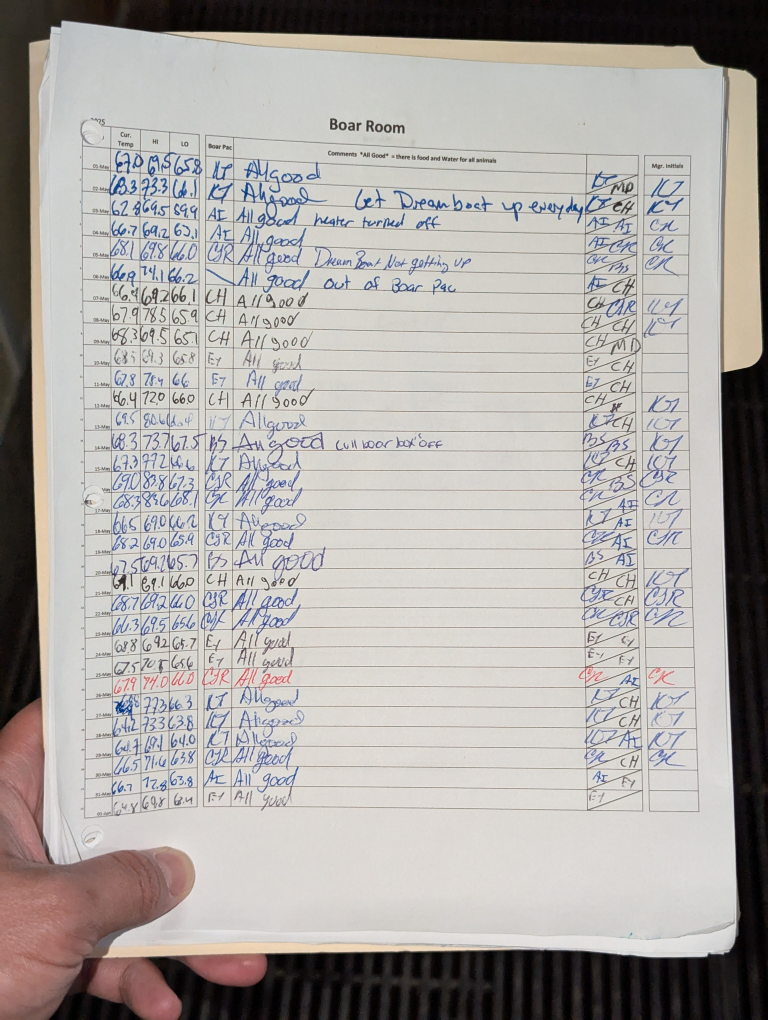
#> input picture dataset_src/Boar - barn - flash.jpg, 3072 x 4080 px (shown at 1/4 size)
$ python -i image_preprocessing.py   (imports and definitions only)
#> lines starting #> are read from the running program, lines starting #| are printed output that depends on the picture; after the words box and inside, x2 and y2 are one past the last pixel; in counts of white or black regions, pixels touching at a corner belong together
from __future__ import annotations

from dataclasses import dataclass

import cv2
import numpy as np


@dataclass(frozen=True)
class CellImagePreprocessConfig:
    """Normalize a cropped table cell into a line-like OCR image."""

    crop_to_ink: bool = True
    ink_threshold: int = 200
    content_padding: int = 8
    border: int = 12
    target_height: int | None = 64
    max_scale: float = 4.0


def to_grayscale_uint8(image: np.ndarray) -> np.ndarray:
    array = np.asarray(image)
    if array.ndim == 2:
        gray = array
    elif array.ndim == 3 and array.shape[2] == 3:
        gray = cv2.cvtColor(array, cv2.COLOR_BGR2GRAY)
    elif array.ndim == 3 and array.shape[2] == 4:
        gray = cv2.cvtColor(array, cv2.COLOR_BGRA2GRAY)
    else:
        raise ValueError("OCR expects a 2D grayscale or 3/4-channel image")

    if gray.dtype != np.uint8:
        gray = np.clip(gray, 0, 255).astype(np.uint8)
    return gray


def ensure_light_background(image: np.ndarray) -> np.ndarray:
    """Return an image with dark foreground ink on a light background."""
    gray = to_grayscale_uint8(image)
    if float(np.mean(gray)) < 127.0:
        return 255 - gray
    return gray


def _content_bbox(
    image: np.ndarray,
    *,
    ink_threshold: int,
    min_pixels: int = 2,
) -> tuple[int, int, int, int] | None:
    ink = image < int(np.clip(ink_threshold, 0, 255))
    if int(np.count_nonzero(ink)) < min_pixels:
        return None

    ys, xs = np.where(ink)
    left = int(xs.min())
    top = int(ys.min())
    right = int(xs.max()) + 1
    bottom = int(ys.max()) + 1
    return left, top, right, bottom


def _crop_with_padding(
    image: np.ndarray,
    bbox: tuple[int, int, int, int],
    padding: int,
) -> np.ndarray:
    height, width = image.shape[:2]
    left, top, right, bottom = bbox
    pad = max(0, int(padding))
    left = max(0, left - pad)
    top = max(0, top - pad)
    right = min(width, right + pad)
    bottom = min(height, bottom + pad)
    return image[top:bottom, left:right]


def _resize_to_target_height(
    image: np.ndarray,
    *,
    target_height: int | None,
    max_scale: float,
) -> np.ndarray:
    if target_height is None or target_height <= 0 or image.shape[0] <= 0:
        return image

    scale = min(float(max_scale), float(target_height) / float(image.shape[0]))
    if abs(scale - 1.0) < 0.05:
        return image

    width = max(1, int(round(image.shape[1] * scale)))
    height = max(1, int(round(image.shape[0] * scale)))
    interpolation = cv2.INTER_CUBIC if scale > 1.0 else cv2.INTER_AREA
    return cv2.resize(image, (width, height), interpolation=interpolation)


def prepare_cell_image_for_ocr(
    image: np.ndarray,
    config: CellImagePreprocessConfig | None = None,
) -> np.ndarray:
    """Prepare a single cropped cell for OCR without page-layout context."""
    config = config or CellImagePreprocessConfig()
    prepared = ensure_light_background(image)

    if config.crop_to_ink:
        bbox = _content_bbox(prepared, ink_threshold=config.ink_threshold)
        if bbox is not None:
            prepared = _crop_with_padding(
                prepared,
                bbox,
                padding=config.content_padding,
            )

    prepared = _resize_to_target_height(
        prepared,
        target_height=config.target_height,
        max_scale=max(1.0, float(config.max_scale)),
    )

    border = max(0, int(config.border))
    if border:
        prepared = cv2.copyMakeBorder(
            prepared,
            border,
            border,
            border,
            border,
            cv2.BORDER_CONSTANT,
            value=255,
        )
    return prepared

>>> import cv2
>>> picture = cv2.imread('../../dataset_src/Boar - barn - flash.jpg')
#> picture is the input picture: shape (4080, 3072, 3); mean B, G, R 165.8, 169, 173.2
>>> result = prepare_cell_image_for_ocr(picture)
#> in to_grayscale_uint8, `gray = cv2.cvtColor(array, cv2.COLOR_BGR2GRAY)`:
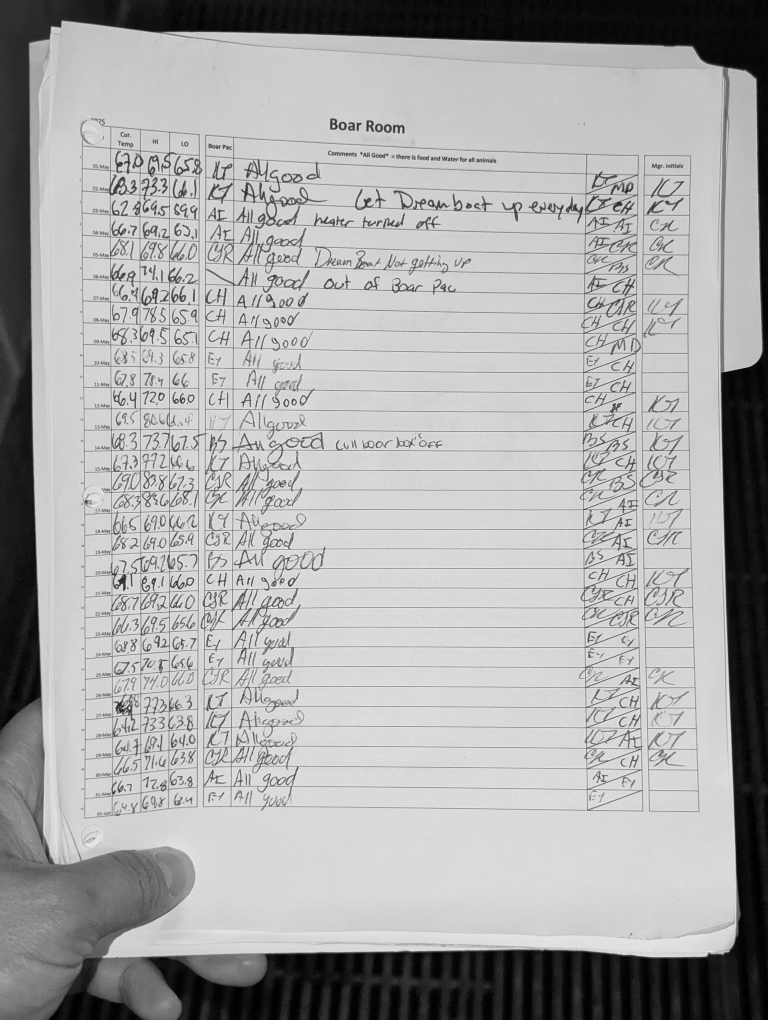
#> gray: shape (4080, 3072) (shown at 1/4 size); min 0, max 255, mean 169.9
#> in _content_bbox, `ink = image < int(np.clip(ink_threshold, 0, 255))`:
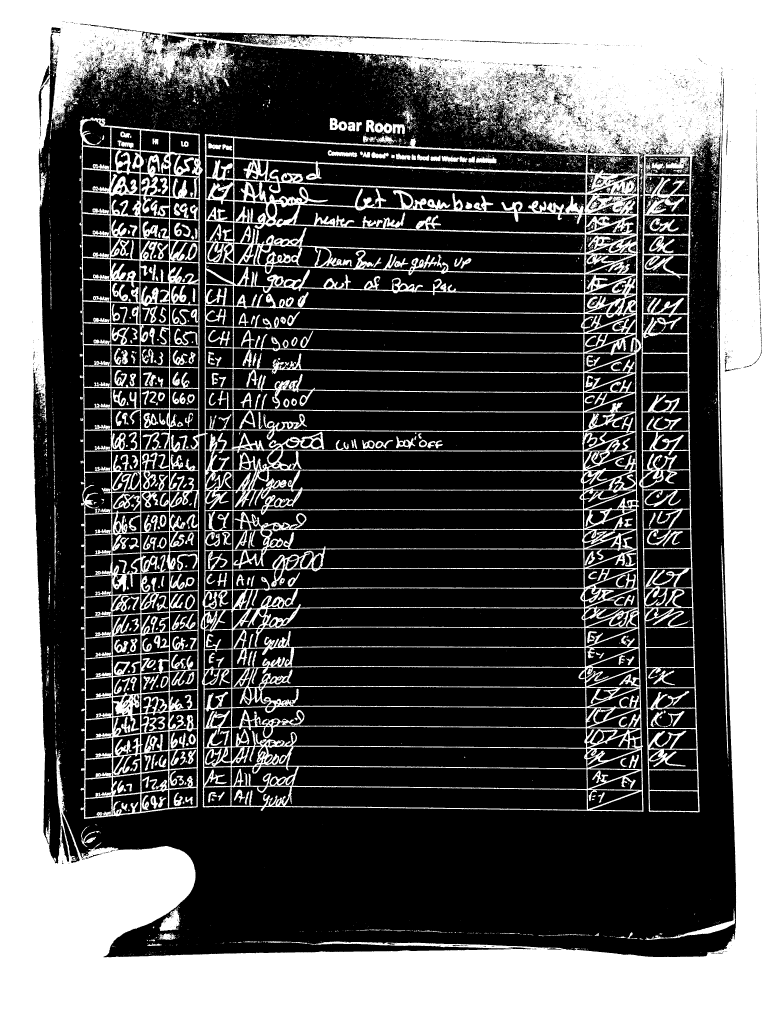
#> ink: shape (4080, 3072) bool (shown at 1/4 size); 37% white; 8136 white regions (7324 under 20 px), largest, box (x1, y1, x2, y2) and area: (0, 0, 3072, 4080) 4381274, (2580, 3638, 2941, 3760) 5017, (638, 3634, 720, 3724) 4032
#> in _content_bbox, `left = int(xs.min())`: left = 0
#> in _content_bbox, `right = int(xs.max()) + 1`: right = 3072
#> in _content_bbox, `bottom = int(ys.max()) + 1`: bottom = 4080
#> in prepare_cell_image_for_ocr, `bbox = _content_bbox(prepared, ink_threshold=config.ink_threshold)`: bbox = (0, 0, 3072, 4080)
#> in _crop_with_padding, `left, top, right, bottom = bbox`: left = 0; right = 3072; bottom = 4080
#> in _resize_to_target_height, `return cv2.resize(image, (width, height), interpolation=interpolation)`:
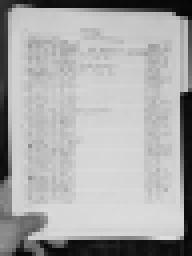
#> returned value: shape (64, 48) (shown 4 times larger); min 7, max 222, mean 169.9
#> in prepare_cell_image_for_ocr, `prepared = cv2.copyMakeBorder( prepared, border, border, border, borde..`:
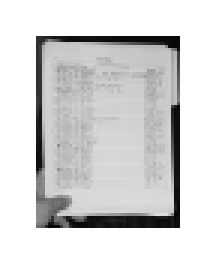
#> prepared: shape (88, 72) (shown 3 times larger); min 7, max 255, mean 213.7

$ run again, on dataset_src/Boar - barn.jpg
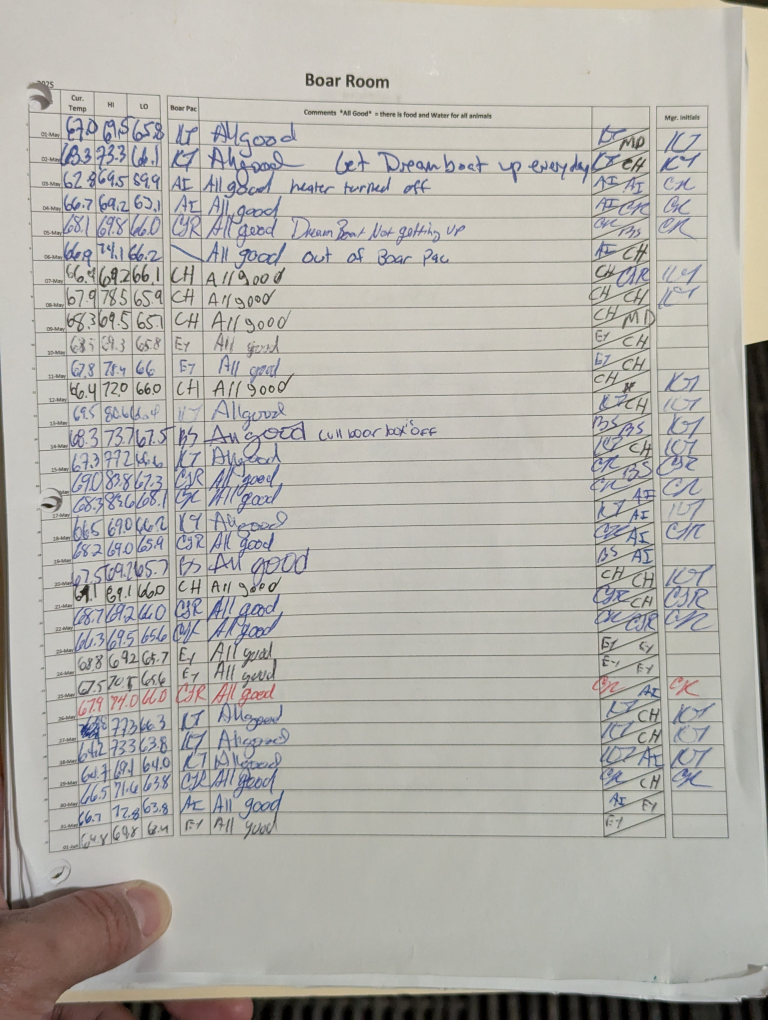
#> input picture dataset_src/Boar - barn.jpg, 3072 x 4080 px (shown at 1/4 size)
#> picture is the input picture: shape (4080, 3072, 3); mean B, G, R 171, 177.2, 179.6
#> in _content_bbox, `ink = image < int(np.clip(ink_threshold, 0, 255))`:
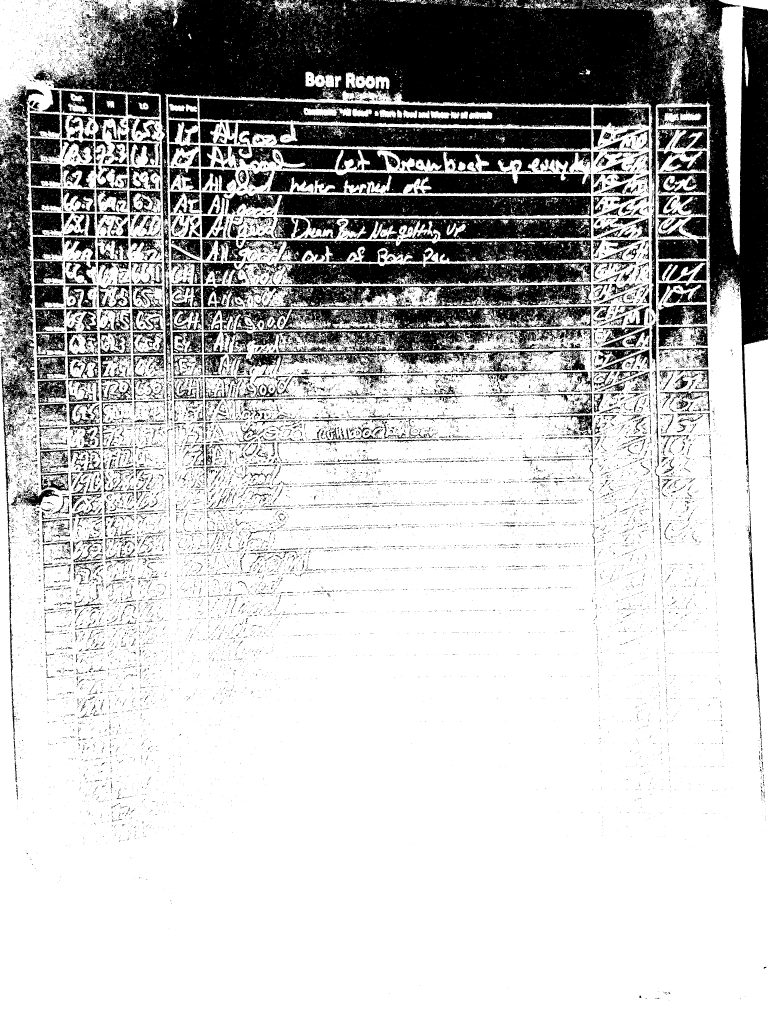
#> ink: shape (4080, 3072) bool (shown at 1/4 size); 74.4% white; 27765 black regions (24576 under 20 px), largest, box (x1, y1, x2, y2) and area: (133, 0, 3072, 1938) 1142170, (804, 769, 2364, 867) 111557, (797, 392, 2366, 511) 102378
#> in _content_bbox, `left = int(xs.min())`: left = 0
#> in _content_bbox, `right = int(xs.max()) + 1`: right = 3072
#> in _content_bbox, `bottom = int(ys.max()) + 1`: bottom = 4080
#> bbox = (0, 0, 3072, 4080)
#> in _crop_with_padding, `left, top, right, bottom = bbox`: left = 0; right = 3072; bottom = 4080
#> in prepare_cell_image_for_ocr, `prepared = cv2.copyMakeBorder( prepared, border, border, border, borde..`:
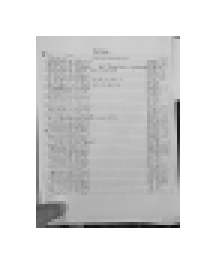
#> prepared: shape (88, 72) (shown 3 times larger); min 13, max 255, mean 217.3

$ run again, on dataset_src/Boar - office - flash.jpg
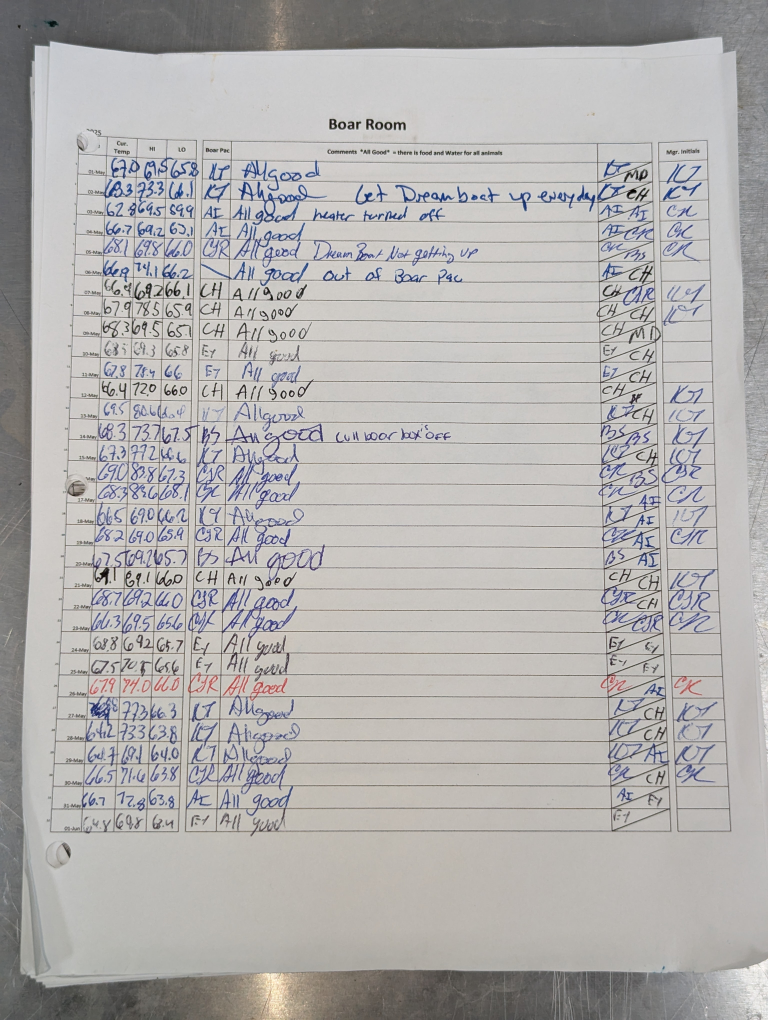
#> input picture dataset_src/Boar - office - flash.jpg, 3072 x 4080 px (shown at 1/4 size)
#> picture is the input picture: shape (4080, 3072, 3); mean B, G, R 174.5, 175.7, 177.8
#> in _content_bbox, `ink = image < int(np.clip(ink_threshold, 0, 255))`:
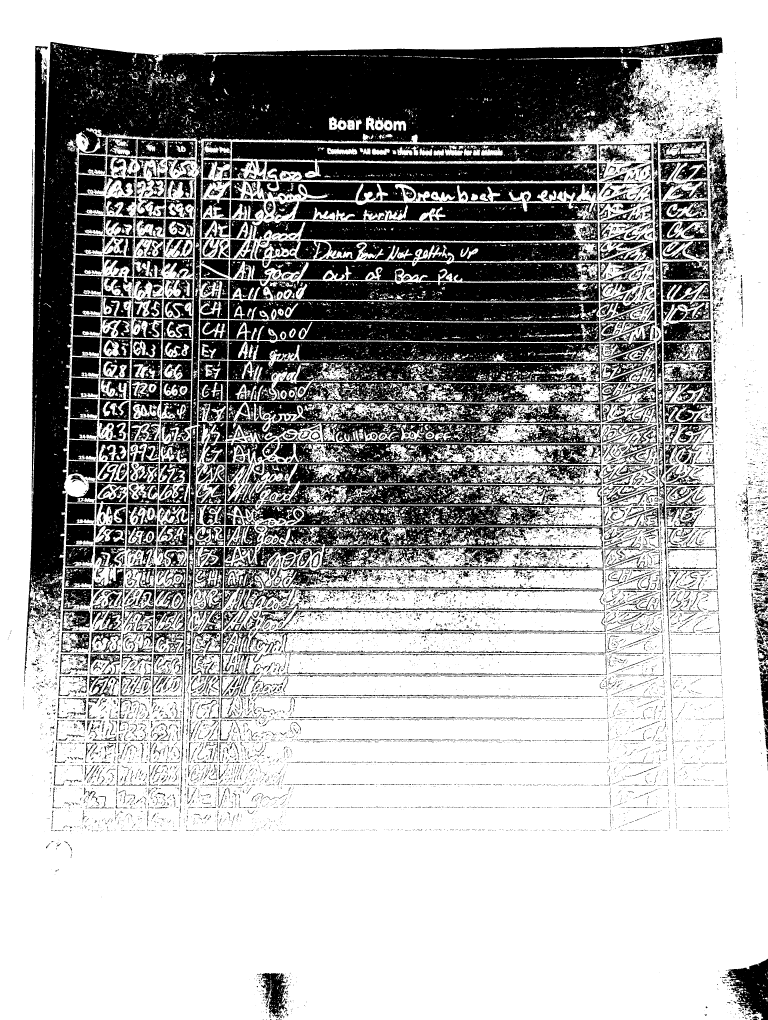
#> ink: shape (4080, 3072) bool (shown at 1/4 size); 66.4% white; 20637 black regions (17456 under 20 px), largest, box (x1, y1, x2, y2) and area: (98, 149, 2891, 2696) 1124561, (915, 1280, 2398, 1368) 103081, (917, 1199, 2397, 1287) 102305
#> in _content_bbox, `left = int(xs.min())`: left = 0
#> in _content_bbox, `right = int(xs.max()) + 1`: right = 3072
#> in _content_bbox, `bottom = int(ys.max()) + 1`: bottom = 4080
#> bbox = (0, 0, 3072, 4080)
#> in _crop_with_padding, `left, top, right, bottom = bbox`: left = 0; right = 3072; bottom = 4080
#> in prepare_cell_image_for_ocr, `prepared = cv2.copyMakeBorder( prepared, border, border, border, borde..`:
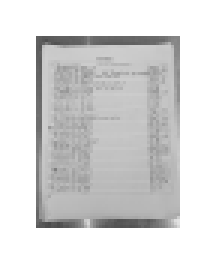
#> prepared: shape (88, 72) (shown 3 times larger); min 74, max 255, mean 216.8

$ run again, on dataset_src/Boar - office.jpg
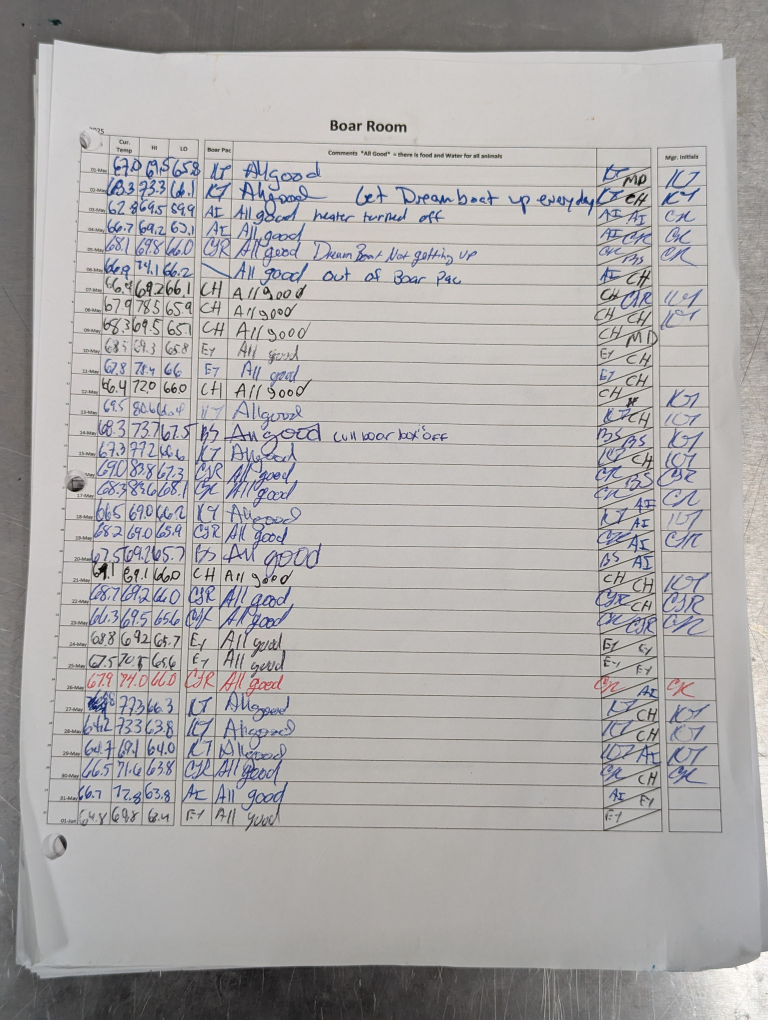
#> input picture dataset_src/Boar - office.jpg, 3072 x 4080 px (shown at 1/4 size)
#> picture is the input picture: shape (4080, 3072, 3); mean B, G, R 168.7, 169.2, 171.9
#> in _content_bbox, `ink = image < int(np.clip(ink_threshold, 0, 255))`:
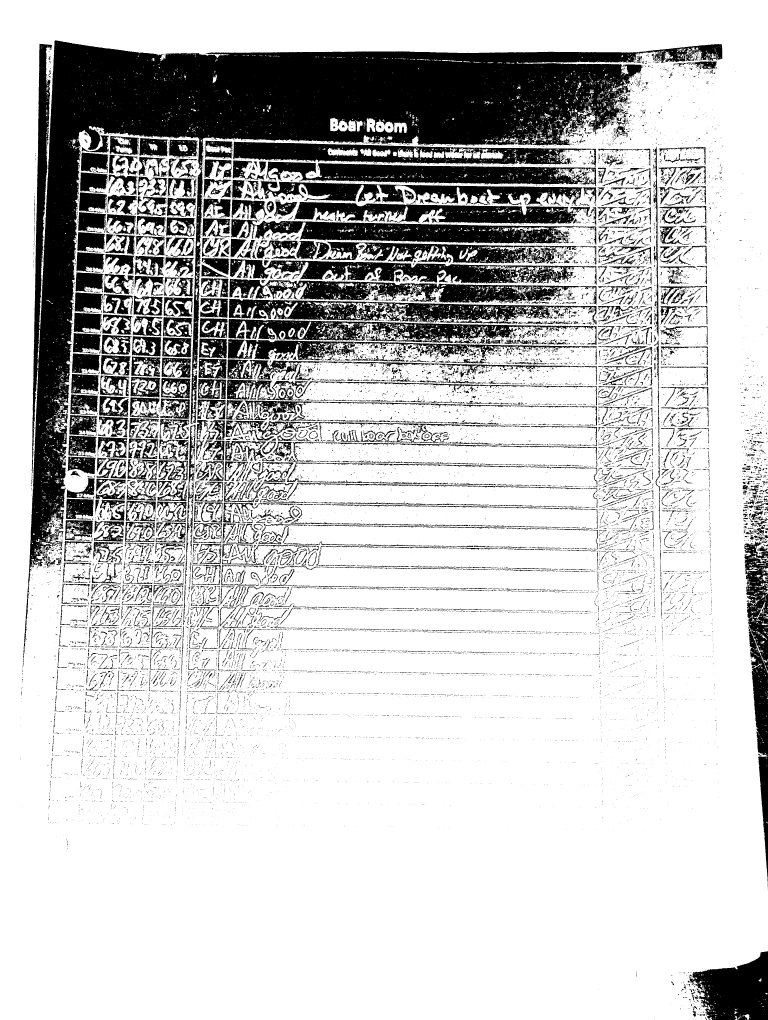
#> ink: shape (4080, 3072) bool (shown at 1/4 size); 77.5% white; 23795 black regions (20878 under 20 px), largest, box (x1, y1, x2, y2) and area: (95, 161, 2890, 2598) 1030112, (924, 876, 2385, 981) 79035, (1065, 647, 2385, 746) 75132
#> in _content_bbox, `left = int(xs.min())`: left = 0
#> in _content_bbox, `right = int(xs.max()) + 1`: right = 3072
#> in _content_bbox, `bottom = int(ys.max()) + 1`: bottom = 4080
#> bbox = (0, 0, 3072, 4080)
#> in _crop_with_padding, `left, top, right, bottom = bbox`: left = 0; right = 3072; bottom = 4080
#> in prepare_cell_image_for_ocr, `prepared = cv2.copyMakeBorder( prepared, border, border, border, borde..`:
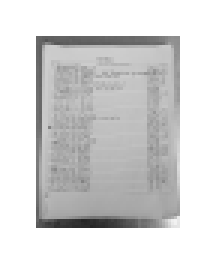
#> prepared: shape (88, 72) (shown 3 times larger); min 37, max 255, mean 213.8
